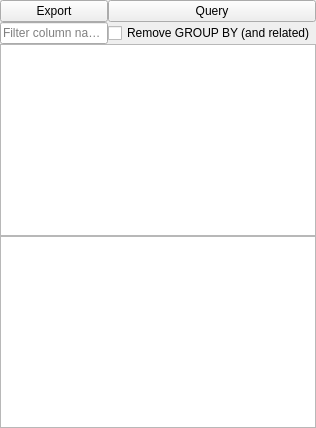
              <widget class="QWidget" name="tabData">
               <property name="sizePolicy">
                <sizepolicy hsizetype="Preferred" vsizetype="Minimum">
                 <horstretch>0</horstretch>
                 <verstretch>0</verstretch>
                </sizepolicy>
               </property>
               <attribute name="title">
                <string>Data</string>
               </attribute>
               <layout class="QGridLayout" name="gridLayout_6">
                <property name="sizeConstraint">
                 <enum>QLayout::SetMinimumSize</enum>
                </property>
                <property name="leftMargin">
                 <number>0</number>
                </property>
                <property name="topMargin">
                 <number>0</number>
                </property>
                <property name="rightMargin">
                 <number>0</number>
                </property>
                <property name="bottomMargin">
                 <number>0</number>
                </property>
                <property name="spacing">
                 <number>0</number>
                </property>
                <item row="2" column="0" colspan="2">
                 <widget class="QTableWidget" name="tblData">
                  <property name="sizePolicy">
                   <sizepolicy hsizetype="Expanding" vsizetype="Minimum">
                    <horstretch>0</horstretch>
                    <verstretch>0</verstretch>
                   </sizepolicy>
                  </property>
                  <property name="minimumSize">
                   <size>
                    <width>0</width>
                    <height>50</height>
                   </size>
                  </property>
                  <property name="sortingEnabled">
                   <bool>true</bool>
                  </property>
                  <attribute name="horizontalHeaderDefaultSectionSize">
                   <number>50</number>
                  </attribute>
                  <attribute name="horizontalHeaderMinimumSectionSize">
                   <number>5</number>
                  </attribute>
                  <attribute name="horizontalHeaderStretchLastSection">
                   <bool>true</bool>
                  </attribute>
                 </widget>
                </item>
                <item row="0" column="0" colspan="2">
                 <layout class="QGridLayout" name="gridLayout_11">
                  <property name="spacing">
                   <number>0</number>
                  </property>
                  <item row="1" column="1">
                   <widget class="QCheckBox" name="chkUngroup">
                    <property name="toolTip">
                     <string>If checked, the query will have all its GROUP BY clauses removed, and aggregate operators replaced by the column name (if possible).</string>
                    </property>
                    <property name="text">
                     <string>Remove GROUP BY (and related)</string>
                    </property>
                   </widget>
                  </item>
                  <item row="0" column="1">
                   <widget class="QPushButton" name="btnQueryData">
                    <property name="toolTip">
                     <string>Query the table using the trace's query</string>
                    </property>
                    <property name="text">
                     <string>Query</string>
                    </property>
                   </widget>
                  </item>
                  <item row="1" column="0">
                   <widget class="QLineEdit" name="txtQueryColumnNameFilter">
                    <property name="toolTip">
                     <string>Enter a space-separated list of regular expressions. Only matching column names (and X,Y and Z) will be shown.</string>
                    </property>
                    <property name="placeholderText">
                     <string>Filter column names</string>
                    </property>
                    <property name="clearButtonEnabled">
                     <bool>true</bool>
                    </property>
                   </widget>
                  </item>
                  <item row="0" column="0">
                   <widget class="QPushButton" name="btnExportData">
                    <property name="text">
                     <string>Export</string>
                    </property>
                   </widget>
                  </item>
                  <item row="2" column="0" colspan="2">
                   <layout class="QVBoxLayout" name="layoutTableHeaders"/>
                  </item>
                 </layout>
                </item>
                <item row="1" column="0">
                 <widget class="QPlainTextEdit" name="txtData"/>
                </item>
               </layout>
              </widget>
